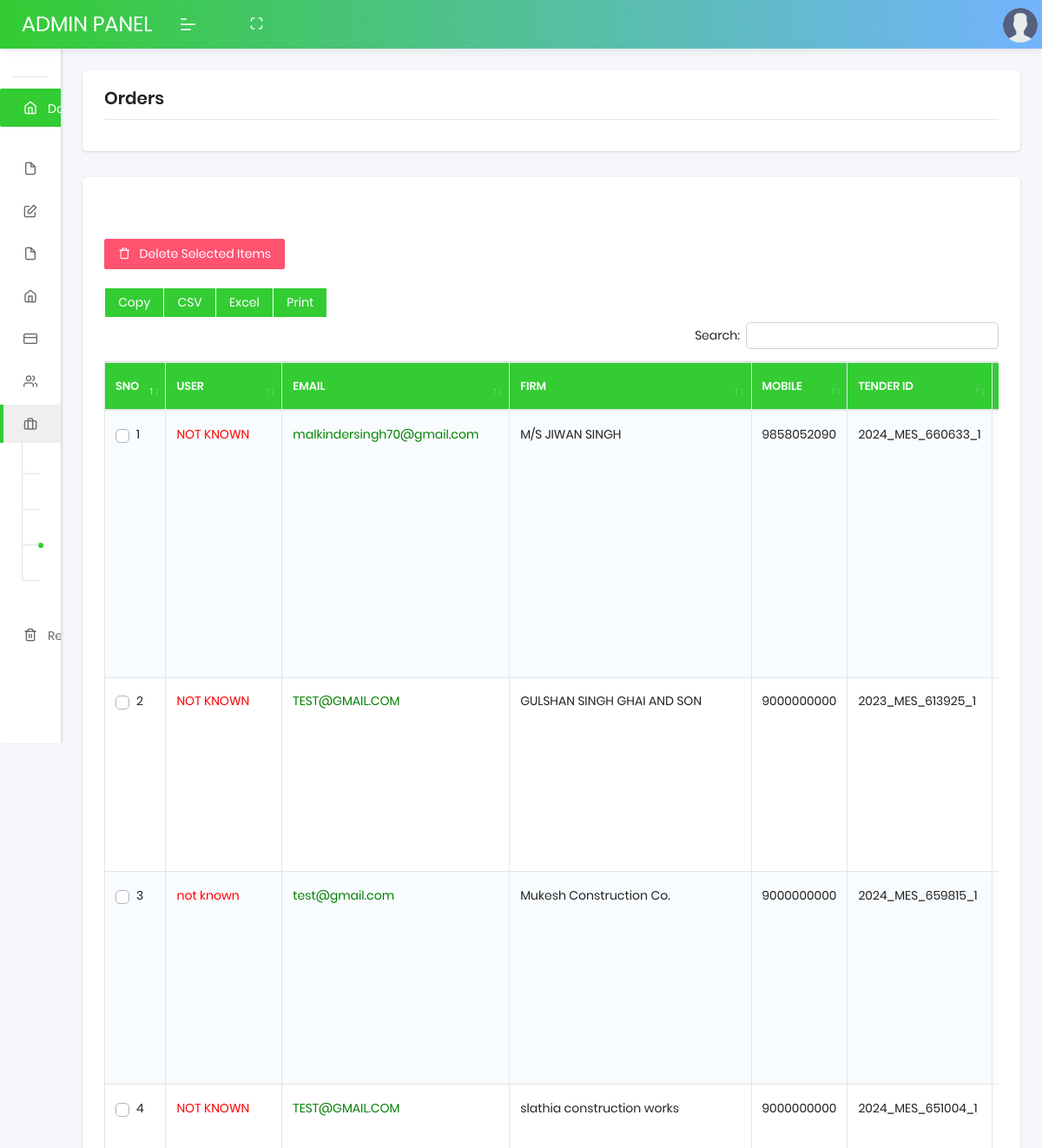
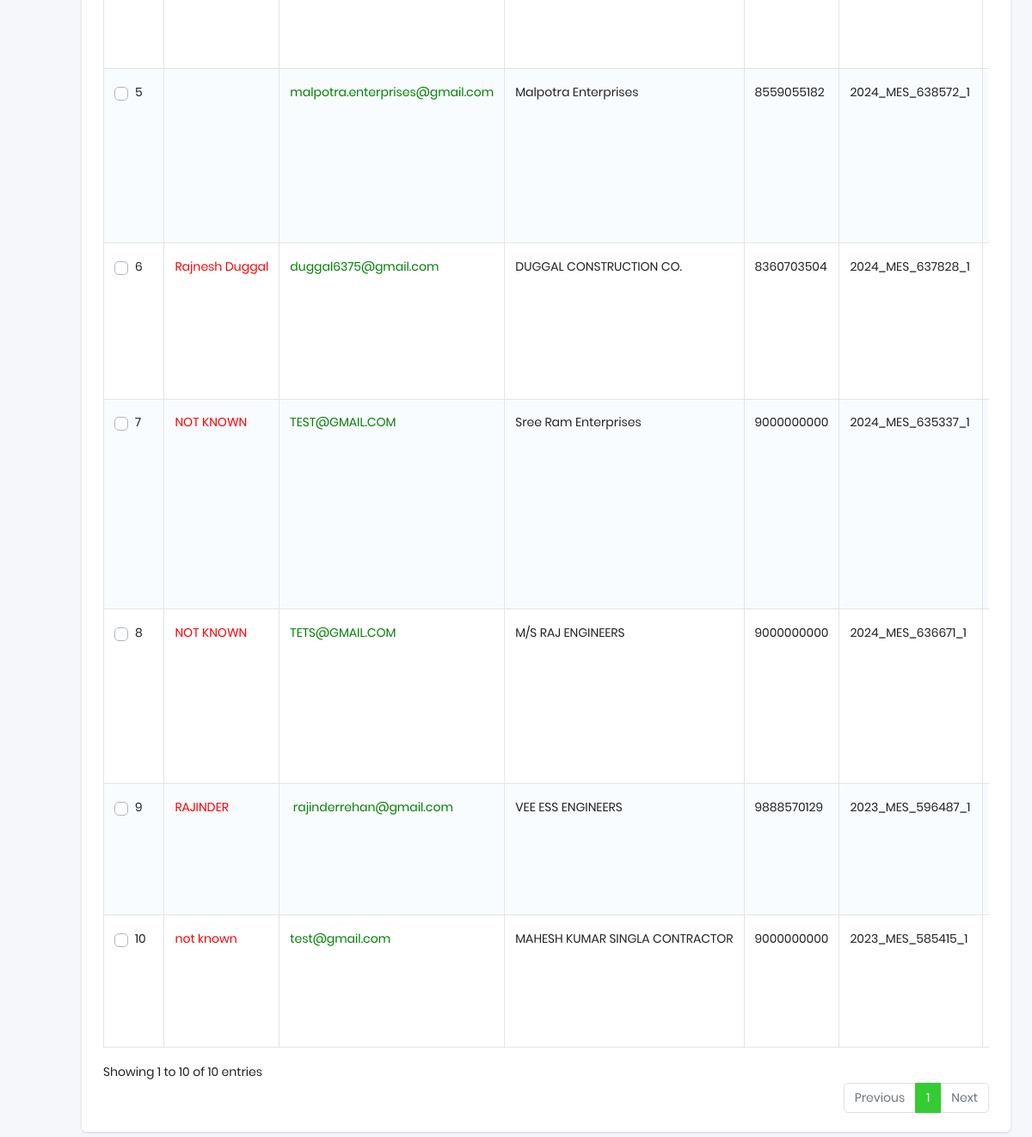
Page /login/alot-tender.php (signed in) on the committed database (2 pictures, top to bottom).
### tables this page shows
CREATE TABLE `user_tender_requests` (
  `id` int(11) NOT NULL,
  `member_id` int(11) NOT NULL,
  `tenderID` varchar(20) NOT NULL,
  `department_id` int(11) NOT NULL,
  `created_at` timestamp NOT NULL DEFAULT current_timestamp(),
  `status` varchar(15) NOT NULL,
  `tender_no` varchar(20) DEFAULT NULL,
  `name_of_work` varchar(255) DEFAULT NULL,
  `file_name` varchar(255) DEFAULT NULL,
  `reference_code` varchar(20) DEFAULT NULL,
  `section_id` varchar(20) NOT NULL,
  `sent_at` datetime DEFAULT NULL,
  `selected_user_id` int(11) DEFAULT NULL,
  `allotted_at` datetime DEFAULT NULL,
  `reminder_days` int(11) DEFAULT NULL,
  `updated_at` datetime DEFAULT current_timestamp() ON UPDATE current_timestamp(),
  `division_id` varchar(11) DEFAULT NULL,
  `sub_division_id` varchar(11) DEFAULT NULL,
  `due_date` varchar(30) NOT NULL,
  `remark` varchar(10) DEFAULT NULL,
  `remarked_at` datetime DEFAULT NULL,
  `project_status` varchar(11) DEFAULT NULL,
  `file_name2` varchar(255) DEFAULT NULL,
  `tentative_cost` varchar(200) DEFAULT NULL,
  `auto_quotation` varchar(255) DEFAULT '0',
  `delete_tender` varchar(255) NOT NULL DEFAULT '0'
);

CREATE TABLE `members` (
  `member_id` int(11) NOT NULL,
  `name` varchar(100) NOT NULL,
  `firm_name` varchar(100) NOT NULL,
  `mobile` varchar(100) NOT NULL,
  `email_id` varchar(100) NOT NULL,
  `city_state` varchar(100) NOT NULL,
  `password` varchar(100) NOT NULL,
  `created_date` varchar(100) NOT NULL,
  `status` varchar(100) NOT NULL DEFAULT '0',
  `activation_token` varchar(100) NOT NULL,
  `expiry_time` varchar(100) NOT NULL,
  `max_request` varchar(100) NOT NULL,
  `pending_request` varchar(11) DEFAULT `max_request`
);

### login/alot-tender.php (the view, shortened to what this page needs)
<?php
include("db/config.php");
$adminID= $_SESSION['login_user_id'];
$adminPermissionQuery = "SELECT nm.title FROM admin_permissions ap
inner join navigation_menus nm on ap.navigation_menu_id = nm.id where ap.admin_id='" . $adminID . "' and ap.navigation_menu_id=1 ";
$adminPermissionResult = mysqli_query($db, $adminPermissionQuery);
$allowDelete=mysqli_num_rows($adminPermissionResult) > 0 ? true : false;
$queryMain = "SELECT DISTINCT
sm.name,
sm.email_id,
sm.firm_name,
sm.mobile,
ur.tender_no,
department.department_name,
ur.name_of_work,
ur.reminder_days,
ur.allotted_at,
ur.file_name,
ur.id,
ur.reference_code,
ur.tenderID,
ur.file_name2,
dv.division_name,
se.section_name,
sd.subdivision
FROM
    user_tender_requests ur
inner join
    members m on ur.member_id= m.member_id
inner join
    department on ur.department_id = department.department_id
inner join
    section se on ur.section_id = se.section_id
inner join
    members sm on ur.selected_user_id= sm.member_id
inner join
    division dv on dv.section_id = ur.section_id
INNER JOIN
    sub_division sd ON ur.division_id = sd.division_id
where ur.status= 'Allotted'
GROUP BY
 ur.id
ORDER BY
 NOW() >= CAST(ur.due_date AS DATE),
 ABS(DATEDIFF(NOW(), CAST(ur.due_date AS DATE)))
";
$resultMain = mysqli_query($db, $queryMain);
?>
<!DOCTYPE html>
<html lang="en">
<head>
    <link rel="stylesheet" href="assets/css/plugins/dataTables.bootstrap4.min.css">
    <link rel="stylesheet" href="assets/css/style.css">
</head>
<body class="">
    <?php include 'navbar.php'; ?>
    <header class="navbar pcoded-header navbar-expand-lg navbar-light headerpos-fixed header-blue">
        <div class="m-header">
            <a class="mobile-menu" id="mobile-collapse" href="#!"><span></span></a>
            <a href="#!" class="b-brand" style="font-size:24px;">
                ADMIN PANEL
            </a>
        </div>
        <div class="collapse navbar-collapse">
            <ul class="navbar-nav mr-auto">
                <li class="nav-item">
                    <a href="#!" class="full-screen" onClick="javascript:toggleFullScreen()"><i class="feather icon-maximize"></i></a>
                </li>
            </ul>
        </div>
        <div class="dropdown drp-user">
            <a href="#!" class="dropdown-toggle" data-toggle="dropdown">
                <img src="assets/images/user.png" class="img-radius wid-40" alt="User-Profile-Image">
            </a>
        </div>
    </header>
    <section class="pcoded-main-container">
        <div class="pcoded-content">
            <div class="page-header">
                <div class="page-block">
                    <div class="row align-items-center">
                        <div class="col-md-12">
                            <div class="page-header-title">
                                <h5 class="m-b-10">Orders
                                </h5>
                            </div>
                        </div>
                    </div>
                </div>
            </div>
            <div class="row">
                <div class="col-sm-12">
                    <div class="card">
                        <div class="card-header table-card-header">
                        </div>
                        <div class="card-body">
                            <div class="dt-responsive table-responsive">
                                <br />
                                <?php
                                if($allowDelete==true){
                                echo "<div class='col-md row'>
                                <a href='#' id='delete_records' class='btn btn-danger'> <i class='feather icon-trash'></i>  &nbsp;
                                Delete Selected Items</a>
                                </div> <br />";
                                }
                                echo '<table id="basic-btn" class="table table-striped table-bordered">';
                                echo "<thead>";
                                echo "<tr>";
                                echo "<th>SNO</th>";
                                echo "<th>User</th>";
                                echo "<th>Email</th>";
                                echo "<th>Firm</th>";
                                echo "<th>Mobile</th>";
                                echo "<th>Tender ID</th>";
                                echo "<th>Ref. Code </th>";
                                echo "</tr>";
                                echo "</thead>";
                                ?>
                                <?php
                                $count = 1;
                                echo "<tbody>";
                                while ($row = mysqli_fetch_row($resultMain)) {
                                    echo "<tr class='record'>";
                                    echo "<td><div class='custom-control custom-checkbox'>
                                    <input type='checkbox' class='custom-control-input request_checkbox' id='customCheck" .  $count . "' data-request-id='" . $row[10] . "'>
                                    <label class='custom-control-label' for='customCheck" .  $count . "'>" . $count . "</label>
                                    </div>
                                    </td>";
                                    echo "<td><span style='color:red;'> " . $row['0'] . " </span></td>";
                                    echo "<td>  <span style='color:green;'>" . $row['1'] . " </span></td>";
                                    echo "<td>" . $row['2'] . "</td>";
                                    echo "<td>" . $row['3'] . "</td>";
                                    echo "<td>" . $row['12'] . "</td>";
                                    echo "<td>" . $row['11'] . "</td>";
                                    echo "</tr>";
                                    $count++;
                                }
                                echo "</table>";
                                ?>
                            </div>
                        </div>
                    </div>
                </div>
            </div>
        </div>
    </section>
</body>
</html>

### rows in the picture
user_tender_requests: members.name "NOT KNOWN", members.email_id "malkindersingh70@gmail.com", members.firm_name "M/S JIWAN SINGH", members.mobile "9858052090", tenderID "2024_MES_660633_1"
user_tender_requests: members.name "NOT KNOWN", members.email_id "TEST@GMAIL.COM", members.firm_name "GULSHAN SINGH GHAI AND SON", members.mobile "9000000000", tenderID "2023_MES_613925_1"
user_tender_requests: members.name "not known", members.email_id "test@gmail.com", members.firm_name "Mukesh Construction Co.", members.mobile "9000000000", tenderID "2024_MES_659815_1"
user_tender_requests: members.name "NOT KNOWN", members.email_id "TEST@GMAIL.COM", members.firm_name "slathia construction works", members.mobile "9000000000", tenderID "2024_MES_651004_1"
user_tender_requests: members.email_id "malpotra.enterprises@gmail.com", members.firm_name "Malpotra Enterprises", members.mobile "8559055182", tenderID "2024_MES_638572_1"
user_tender_requests: members.name "Rajnesh Duggal", members.email_id "duggal6375@gmail.com", members.firm_name "DUGGAL CONSTRUCTION CO.", members.mobile "8360703504", tenderID "2024_MES_637828_1"
user_tender_requests: members.name "NOT KNOWN", members.email_id "TEST@GMAIL.COM", members.firm_name "Sree Ram Enterprises", members.mobile "9000000000", tenderID "2024_MES_635337_1"
user_tender_requests: members.name "NOT KNOWN", members.email_id "TETS@GMAIL.COM", members.firm_name "M/S RAJ ENGINEERS", members.mobile "9000000000", tenderID "2024_MES_636671_1"
user_tender_requests: members.name "RAJINDER", members.email_id "rajinderrehan@gmail.com", members.firm_name "VEE ESS ENGINEERS", members.mobile "9888570129", tenderID "2023_MES_596487_1"
user_tender_requests: members.name "not known", members.email_id "test@gmail.com", members.firm_name "MAHESH KUMAR SINGLA CONTRACTOR", members.mobile "9000000000", tenderID "2023_MES_585415_1"
